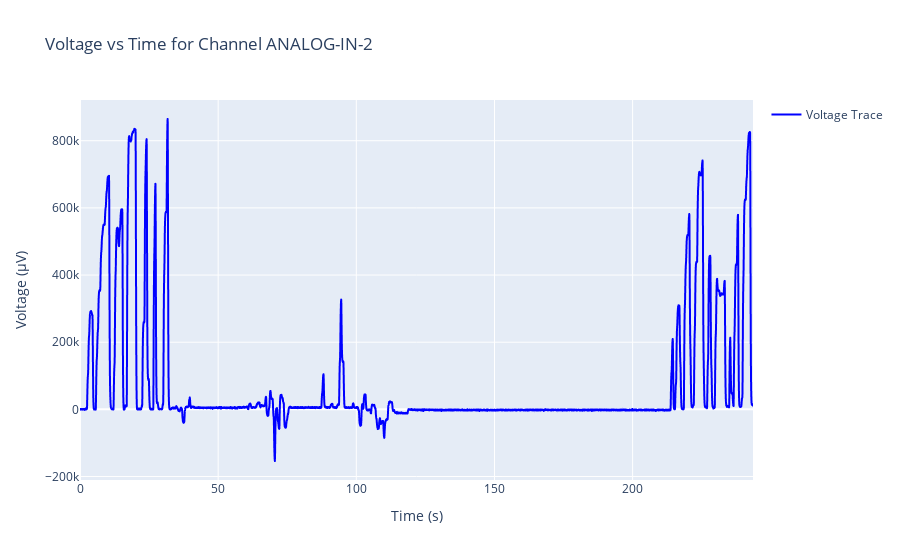

Notebook code cell kept with this figure:
### Code cell
von_frey_pre = signals.data.intan_recordings_stream3[VF_DRG_pre]
# plots.static_trace(von_frey_pre,channel_id='ANALOG-IN-2',start_time=0, end_time=1000)
plots.interactive_trace(von_frey_pre,channel_id='ANALOG-IN-2',downsample_factor=1000)

### Figure 1 — Plotly figure (JSON) as saved in the notebook; plotly's stock layout.template omitted (floating-point values rounded to 4 significant figures; data arrays with more than 128 entries replaced by an {"elided": "..."} marker saying what was removed)
{"data": [{"line": {"color": "blue"}, "mode": "lines", "name": "Voltage Trace", "type": "scattergl", "x": {"elided": "7308 float values"}, "y": {"elided": "7308 float values"}}], "layout": {"showlegend": true, "title": {"text": "Voltage vs Time for Channel ANALOG-IN-2"}, "xaxis": {"title": {"text": "Time (s)"}}, "yaxis": {"title": {"text": "Voltage (µV)"}}}}
